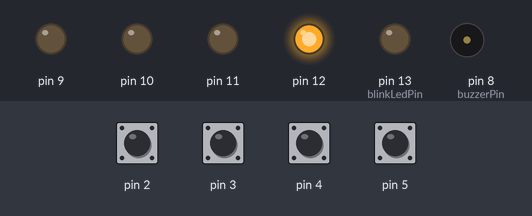
This sketch was run on a simulated Arduino Uno, built with avr-gcc and run on an emulated ATmega328P. On the bench: output pins drawn as LEDs (lit = HIGH), buzzer (waves = sounding). Dashed ring = blinking. The test bench sets the inputs (shaded band); at power-on: pin 2–5 HIGH.

Above: at 1.2 s.
1.3 s: pin 3 pulled LOW for 0.15 s
At 2.07 s:
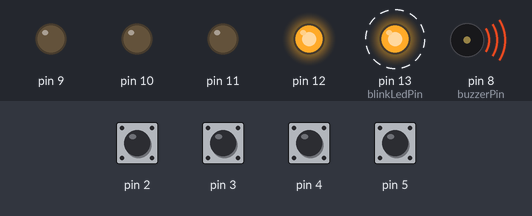
At 3.9 s:
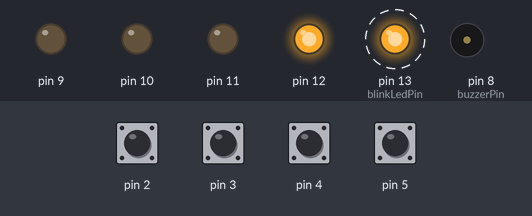
4.3 s: pin 2 pulled LOW for 0.15 s
At 6.57 s:
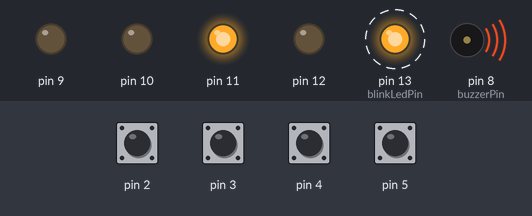
7.4 s: pin 3 pulled LOW for 1 s
Timing chart, 0 to 15.0 s (numbered marks = the images above; inputs shaded):
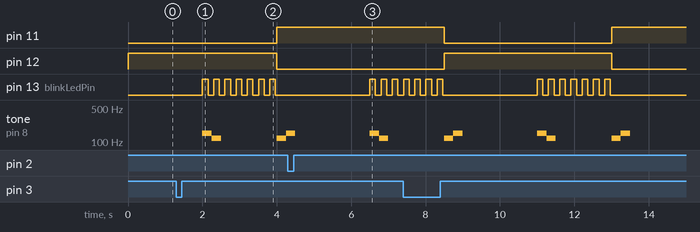

The sketch:

code.ino
```cpp
#define FLOOR_NUMBER 4
#define START_FLOOR 0

// values in miliseconds
#define DEBOUNCE_DELAY 25
#define TRAVEL_TIME 1500
#define BLINK_TIME 150
#define DOORS_TIME 500
#define WAIT_TIME 2000

#define FIRST_NOTE 120
#define SECOND_NOTE 150


//buzzer
const int buzzerPin = 8;

// blinking
const int blinkLedPin =13;
unsigned long lastBlink;
bool blinkState=0;

struct floor{
  int ledPin;
  int buttonPin;
  bool buttonPressed;

  // debounce variables
  int reading;
  int buttonState;
  unsigned long lastButtonState;
  unsigned long lastDebounceTime;

}floors[FLOOR_NUMBER];

int floorIndex=0;

//current elevator position
int elevator = START_FLOOR;

int doors = 1; //doors are intially opened;
// 0 closed
//-1 opening
//-2 closing
unsigned long doorTime;
unsigned long doorOpenTime=0;

//direction the elevator is moving
//-2 is moving down, 2 is moving up
//-1 has just moved down but is now stopped
// 1 has just mooved up
int state = 0;
unsigned long travelStartTime;


void setup() {

  //initialize pins
  for(int i=0; i<FLOOR_NUMBER; i++){
    floors[i].buttonPin=i+2;
    floors[i].ledPin=12-i;
    pinMode(floors[i].buttonPin, INPUT_PULLUP);
    pinMode(floors[i].ledPin, OUTPUT);
  }

  digitalWrite(floors[elevator].ledPin, HIGH);
  pinMode(blinkLedPin, OUTPUT);
  Serial.begin(9600);//debug


  // tone(buzzerPin, FIRST_NOTE);

}


void blinkUpdate(){

  if( abs(state) == 2){ //elevator is going up or down
    if(millis() > lastBlink + BLINK_TIME){
      blinkState= !blinkState;
      digitalWrite(blinkLedPin, blinkState);
      lastBlink = millis();

    }

  }
}


void loop() {

    blinkUpdate();

  //read each button value
    floors[floorIndex].reading = digitalRead(floors[floorIndex].buttonPin);
    if (floors[floorIndex].reading != floors[floorIndex].lastButtonState) {
      // reset the debouncing timer
      floors[floorIndex].lastDebounceTime = millis();
    }

    if ((millis() - floors[floorIndex].lastDebounceTime) > 25) {
    // whatever the reading is at, it's been there for longer than the debounce
    // delay, so take it as the actual current state:

    // if the button state has changed:
    if (floors[floorIndex].reading != floors[floorIndex].buttonState) {
      floors[floorIndex].buttonState = floors[floorIndex].reading;
      // only toggle the LED if the new button state is HIGH
      if (floors[floorIndex].buttonState == LOW) {
        //set state
        floors[floorIndex].buttonPressed=1;
      }
    }
  }
  // save the reading. Next time through the loop, it'll be the lastButtonState:
  floors[floorIndex].lastButtonState = floors[floorIndex].reading;


if(doors == -2){
    //closing
    if(millis() >= doorTime+ DOORS_TIME){
      noTone(buzzerPin);
      doors =0;
      travelStartTime= millis();
    }else{
      if(millis() >= doorTime+ DOORS_TIME/2 ){
      tone(buzzerPin, FIRST_NOTE);
    }
    }

}else if(doors == -1){
  //opening
  if(millis() >= doorTime+ DOORS_TIME){
      noTone(buzzerPin);
      doors =1;
      //doors should stay open at least 2 seconds
      doorOpenTime=millis();

    }else{
      if(millis() >= doorTime+ DOORS_TIME/2 ){
      tone(buzzerPin, SECOND_NOTE);
    }
    }


}
else
  if(doorOpenTime + WAIT_TIME <= millis())
  switch(state){
  // daca stam degeaba, acceptam sa mergem in orice directie
  case 0:
        //scan for a new level to go to;
        for(int i=0; i<FLOOR_NUMBER;i++){
          if(floors[i].buttonPressed==1 && i!= elevator){


             if(i>elevator){
              state=2; // start ascending state
              //check if doors are open
              if(doors == 1){
                //start doors closing action
                doors=-2;
                doorTime = millis();
                tone(buzzerPin, SECOND_NOTE);
              }else{
                travelStartTime= millis();
              }

             }else{
              state=-2;// start descending state
              if(doors == 1){
                //start doors closing action
                doors=-2;
                doorTime = millis();
                tone(buzzerPin, SECOND_NOTE);
              }else{
                travelStartTime= millis();
              }
             }

             i=FLOOR_NUMBER;
          }
        }
        break;
//daca am urcat anterior, vom incerca prima data sa continuam urcarea
// daca nu este nimic deasupra revenim in starea de repaus
  case 1:
        // we delay state change until the doors are open
        // if(doors == 0){
        //   doors = -1; //-1 = opening
        //   doorTime= millis();
        //   tone(buzzerPin, FIRST_NOTE);
        // }
        //scan for a new level to go to;
        for(int i=elevator+1; i<FLOOR_NUMBER;i++){
          if(floors[i].buttonPressed==1){


              state=2; // start ascending state

              //check if doors are open
              if(doors == 1){
                //start doors closing action
                doors=-2;
                doorTime = millis();
                tone(buzzerPin, SECOND_NOTE);
              }else{
                travelStartTime= millis();
              }

             i=FLOOR_NUMBER;
          }
        }
        if(state == 1)
          state=0;
        break;

  case -1:
        //scan for a new level to go to;
        for(int i=elevator-1; i>=0;i--){
          if(floors[i].buttonPressed==1){

              state=-2;// start descending state
              if(doors == 1){
                //start doors closing action
                doors=-2;
                doorTime = millis();
                tone(buzzerPin, SECOND_NOTE);
              }else{
                travelStartTime= millis();
              }


             i=-1;
          }
        }
        if(state == -1)
          state=0;
        break;

  case 2:
        if(millis() >= travelStartTime + TRAVEL_TIME){
          digitalWrite(floors[elevator].ledPin, LOW);
          elevator++;
          digitalWrite(floors[elevator].ledPin, HIGH);

          state=1;
          //we arrive, now we open the doors
          //we should first check for passangers and open the doors if there are any
          if(floors[elevator].buttonPressed == 1){
          doors=-1;
          doorTime = millis();
          tone(buzzerPin, FIRST_NOTE);
          }


        }

        break;

  case -2:
      if(millis() >= travelStartTime +TRAVEL_TIME){
        digitalWrite(floors[elevator].ledPin, LOW);
        elevator --;
        digitalWrite(floors[elevator].ledPin, HIGH);


        state=-1;

        //we arrive, now we open the doors
        //we should first check for passangers and open the doors if there are any
        if(floors[elevator].buttonPressed == 1){
        doors=-1;
        doorTime = millis();
        tone(buzzerPin, FIRST_NOTE);
        }
      }
      break;


}

//if doors are open, take passangers from current floor
if(doors == 1){
  floors[elevator].buttonPressed = 0;
}

floorIndex= (floorIndex +1 )% FLOOR_NUMBER;
// Serial.print(state);
// Serial.print(" ");
// Serial.println(doors);


}
```

Measured:
- after the input at 1.3 s, pin 11: LOW → HIGH after 2.7 s; pin 12: HIGH → LOW after 2.7 s; pin 13 (blinkLedPin): alternates HIGH for 0.15 s and LOW for 0.15 s, starting after 0.70 s; tone on pin 8 (buzzerPin): plays 150 Hz for 0.25 s, 120 Hz for 0.25 s, 120 Hz for 0.25 s, 150 Hz for 0.05 s, starting after 0.70 s
- after the input at 4.3 s, pin 13 (blinkLedPin): alternates HIGH for 0.15 s and LOW for 0.15 s, starting after 2.2 s
